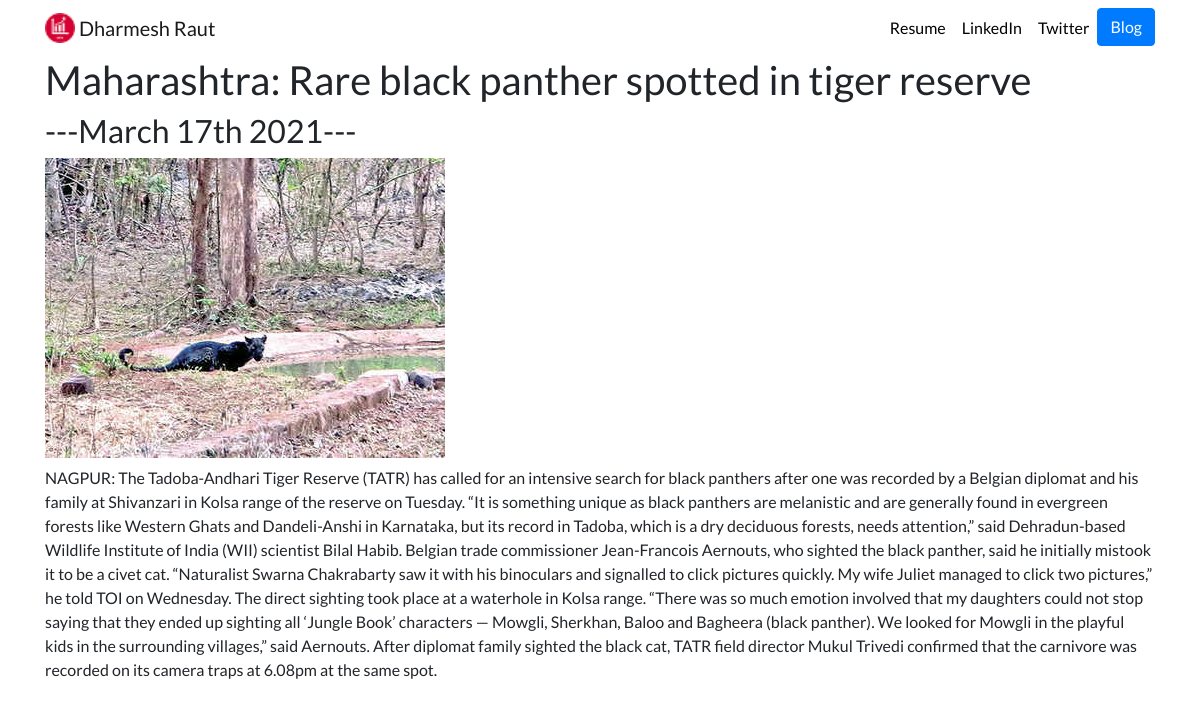
Page /blog/1/ on the committed database.
### blog/models.py (models this page shows, shortened)
class Blog(models.Model):
    title = models.CharField(max_length= 100)
    blog_date = models.DateField(auto_now= True)
    image = models.ImageField(upload_to='portfolio/images/', blank= True)
    description = models.TextField()

### blog/views.py (the view)
# urls.py: path('<int:blog_id>/', views.detail, name='detail'),
def detail(request, blog_id):
    blog = get_object_or_404(Blog, pk=blog_id)
    return render (request, 'blog/detail.html', {'blog':blog})

### blog/templates/blog/detail.html
{% extends 'portfolio/base.html'%}
{% block content %}
<h1>{{ blog.title}}</h1>
<h2>---{{blog.blog_date|date:'F jS Y'}}---</h2>
<img src="{{ blog.image.url }}" class="img-fluid mb-2">
<br>
{{ blog.description|safe}}
{% endblock%}

### portfolio/static/portfolio/custom.css (style rules this page uses)
body { font-family: 'Lato', sans-serif; }

### rows in the picture
Blog: title "Maharashtra: Rare black panther spotted in tiger reserve", blog_date "March 17th 2021", image (picture), description "NAGPUR: The Tadoba-Andhari Tiger Reserve (TATR) has called for an intensive search for black panthers after one was recorded by a Belgian diplomat and his family at Shivanzari in Kolsa range of the reserve on Tuesday. “It is something unique as black panthers are melanistic and are generally found in evergreen forests like Western Ghats and Dandeli-Anshi in Karnataka, but its record in Tadoba, which is a dry deciduous forests, needs attention,” said Dehradun-based Wildlife Institute of India (WII) scientist Bilal Habib. Belgian trade commissioner Jean-Francois Aernouts, who sighted the black panther, said he initially mistook it to be a civet cat. “Naturalist Swarna Chakrabarty saw it with…"
